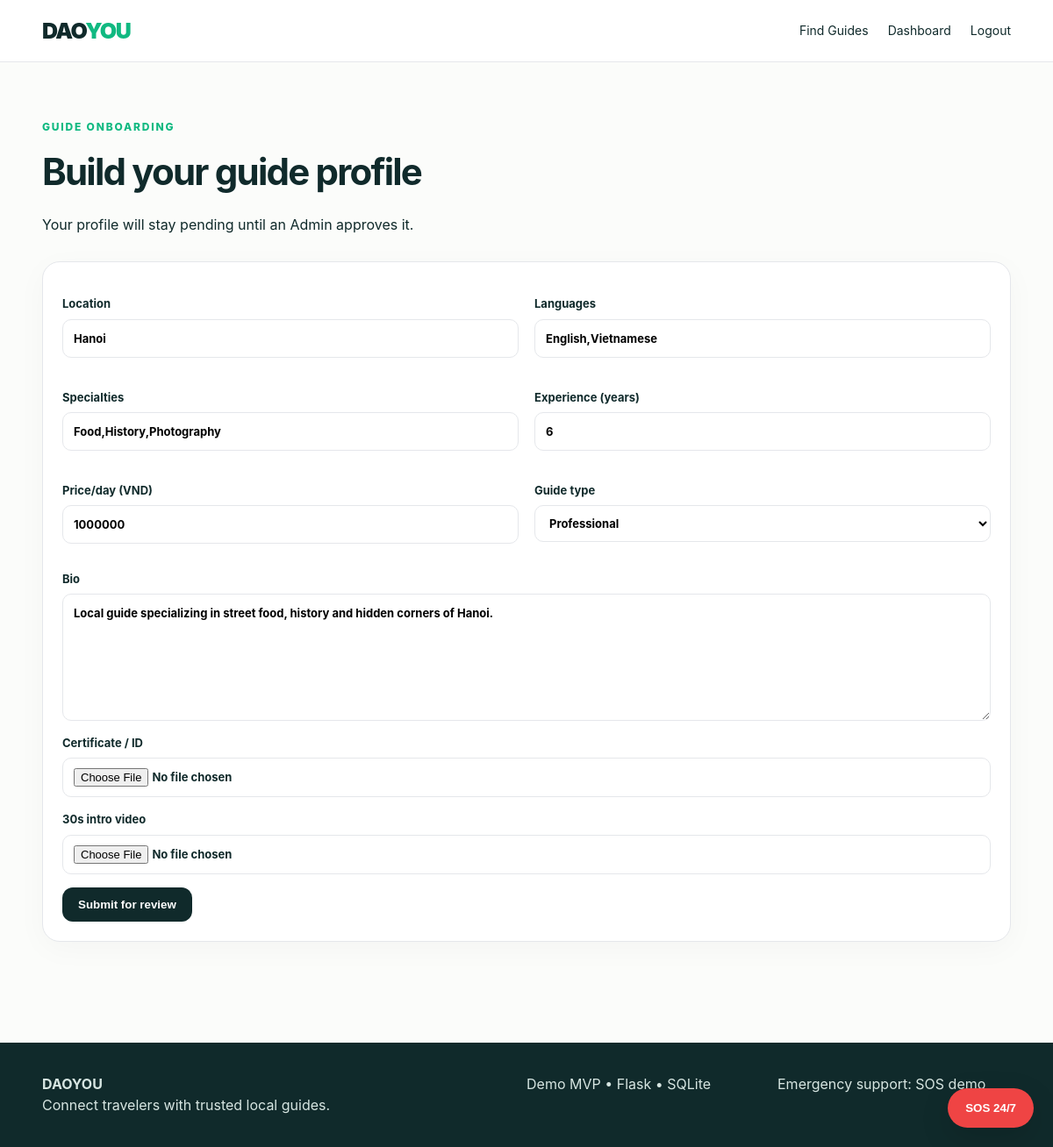
Screenshot of /become-guide (signed in) with the database file from the repository.
### app.py (models this page shows)
class GuideProfile(db.Model):
    id = db.Column(db.Integer, primary_key=True)
    user_id = db.Column(db.Integer, db.ForeignKey("user.id"), unique=True, nullable=False)
    bio = db.Column(db.Text, default="")
    location = db.Column(db.String(120), default="Hanoi")
    languages = db.Column(db.String(300), default="English")
    specialties = db.Column(db.String(400), default="Culture")
    experience_years = db.Column(db.Integer, default=1)
    price = db.Column(db.Integer, default=1000000)
    guide_type = db.Column(db.String(30), default="Professional")
    certificate_file = db.Column(db.String(255))
    intro_video_file = db.Column(db.String(255))
    status = db.Column(db.String(30), default="pending")
    verified = db.Column(db.Boolean, default=False)
    rating = db.Column(db.Float, default=0.0)
    review_count = db.Column(db.Integer, default=0)
    available = db.Column(db.Boolean, default=True)
    created_at = db.Column(db.DateTime, default=datetime.utcnow)

### app.py (the view, shortened to what this page needs)
@app.route("/become-guide", methods=["GET", "POST"])
@login_required
def become_guide():
    user = current_user()
    if user.role == "admin":
        abort(403)
    profile = user.guide_profile or GuideProfile(user_id=user.id, status="pending")
    return render_template("become_guide.html", profile=profile)

### app.py (called while the page is built)
def current_user():
    uid = session.get("user_id")
    return db.session.get(User, uid) if uid else None

@app.context_processor
def inject_globals():
    return {"current_user": current_user(), "now": datetime.utcnow()}

def login_required(view):
    @wraps(view)
    def wrapper(*args, **kwargs):
        if not current_user():
            flash("Vui lòng đăng nhập trước.", "warning")
            return redirect(url_for("login", next=request.path))
        return view(*args, **kwargs)
    return wrapper

### templates/become_guide.html (shortened to what this page needs)
{% extends "base.html" %}
{% block content %}
<section class="container page">
  <div class="page-head"><div class="eyebrow">GUIDE ONBOARDING</div><h1>Build your guide profile</h1><p>Your profile will stay pending until an Admin approves it.</p></div>
  <form class="form-card wide" method="post" enctype="multipart/form-data">
    <div class="two-col">
      <label>Location<input name="location" value="{{ profile.location or 'Hanoi' }}" required></label>
      <label>Languages<input name="languages" value="{{ profile.languages or '' }}" placeholder="English,Vietnamese" required></label>
      <label>Specialties<input name="specialties" value="{{ profile.specialties or '' }}" placeholder="Food,History" required></label>
      <label>Experience (years)<input name="experience_years" type="number" min="0" value="{{ profile.experience_years or 1 }}"></label>
      <label>Price/day (VND)<input name="price" type="number" min="0" value="{{ profile.price or 1000000 }}"></label>
      <label>Guide type<select name="guide_type"><option>Professional</option><option>Local Friend</option></select></label>
    </div>
    <label>Bio<textarea name="bio" rows="6">{{ profile.bio or '' }}</textarea></label>
    <label>Certificate / ID <input name="certificate" type="file" accept=".pdf,.png,.jpg,.jpeg"></label>
    <label>30s intro video <input name="intro_video" type="file" accept=".mp4,.mov"></label>
    <button class="btn">Submit for review</button>
  </form>
</section>
{% endblock %}

### static/css/style.css (style rules this page uses)
:root { --ink:#102a2b; --muted:#667778; --mint:#10b981; --mint2:#d9f8ec; --cream:#f7f5ef; --white:#fff; --danger:#ef4444; --line:#e5e7eb; }
* { box-sizing:border-box }
body { margin:0;font-family:Inter,ui-sans-serif,system-ui,-apple-system,BlinkMacSystemFont,"Segoe UI",sans-serif;color:var(--ink);background:#fbfcfa;line-height:1.55 }
.container { width:min(1120px,92%);margin:auto }
.btn { display:inline-flex;justify-content:center;align-items:center;border:0;border-radius:12px;background:var(--ink);color:#fff;padding:12px 18px;font-weight:750;cursor:pointer }
.eyebrow { color:var(--mint);font-size:12px;font-weight:850;letter-spacing:1.8px }
.guide-card,.form-card,.booking-card,.table-card,.payment-card { background:#fff;border:1px solid var(--line);border-radius:20px;padding:22px;box-shadow:0 8px 35px #0d2e2a08 }
.page { padding:55px 0 }
.page-head { margin-bottom:30px }
.page-head h1 { font-size:42px;letter-spacing:-1.8px;margin:8px 0 }
.filter-panel input,.filter-panel select,.form-card input,.form-card textarea,.form-card select,.review-form input,.review-form select { width:100%;border:1px solid var(--line);border-radius:10px;padding:11px 12px;font:inherit;background:#fff }
.form-card { width:min(520px,100%) }
.form-card.wide { width:100% }
.form-card label { display:block;font-size:13px;font-weight:750;margin:15px 0 }
.form-card label input,.form-card label textarea,.form-card label select { display:block;margin-top:7px }
.two-col { display:grid;grid-template-columns:1fr 1fr;gap:5px 18px }

### rows the page displays
GuideProfile: location "Hanoi", languages "English,Vietnamese", specialties "Food,History,Photography", experience_years "6", price "1000000", bio "Local guide specializing in street food, history and hidden corners of Hanoi."
